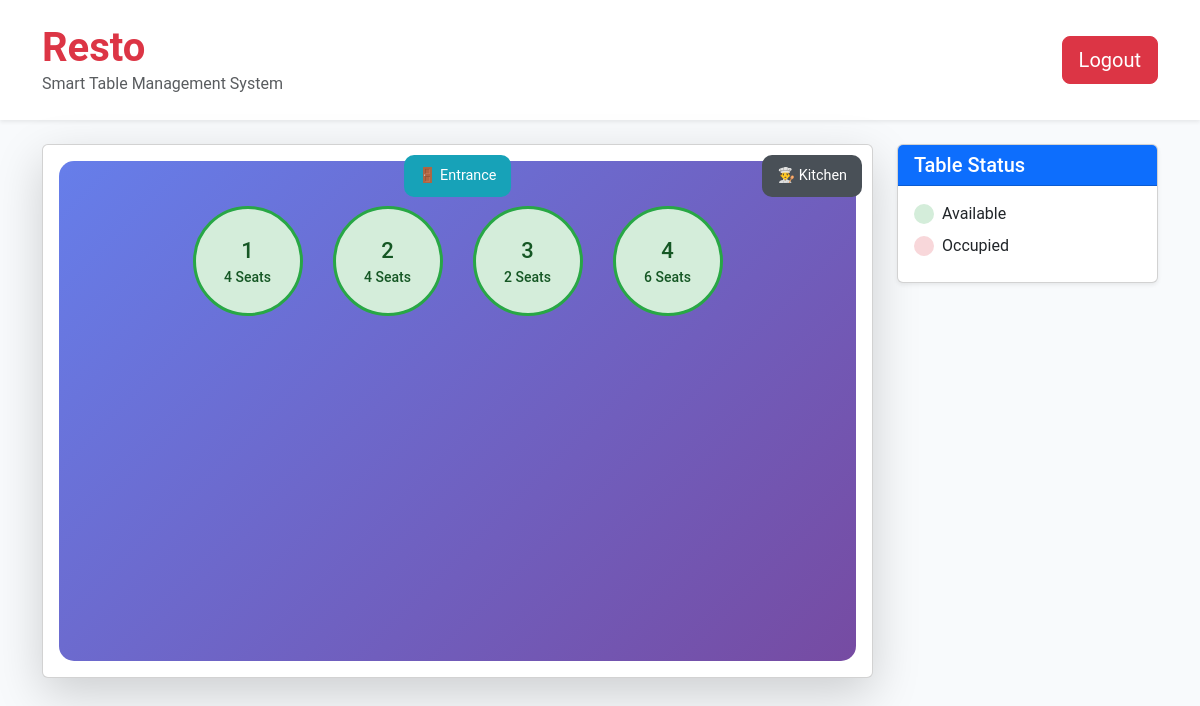
/tables, run on an earlier commit of the app's database.
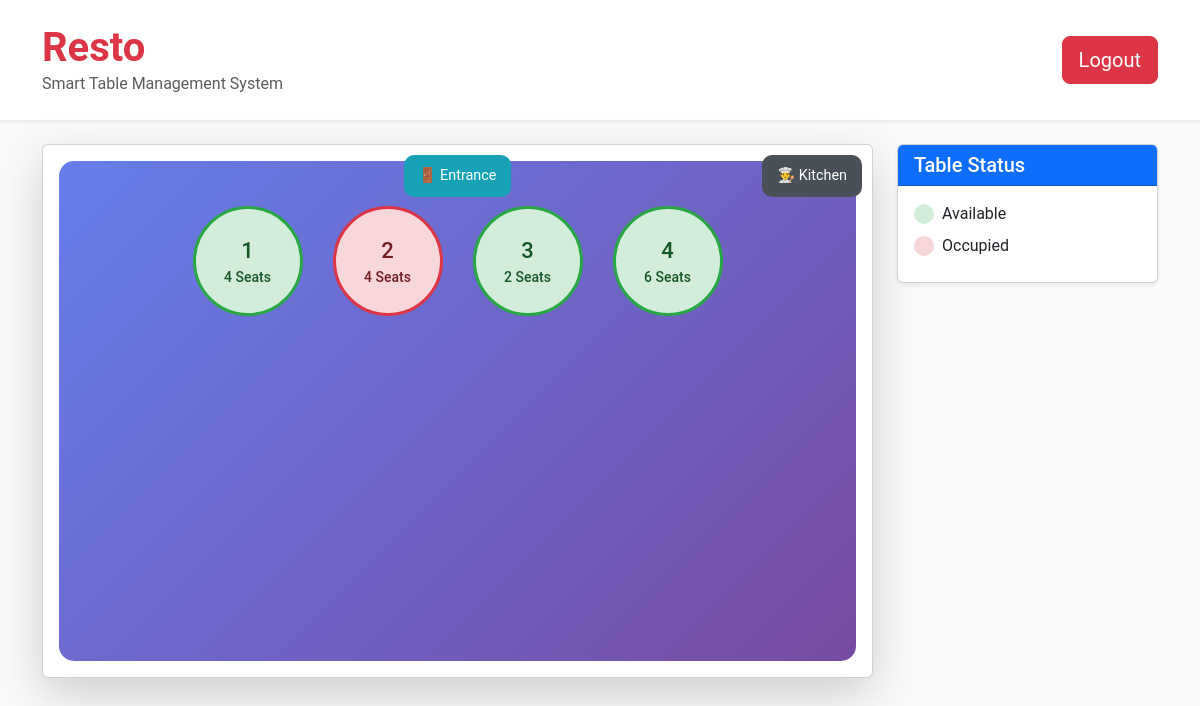
And on a later commit of the database.
### app/models.py (models this page shows)
class Tables(models.Model):
    number=models.IntegerField(unique=True)
    capacity=models.IntegerField()
    location=models.CharField(max_length=100)
    status = models.CharField(max_length=20, default="available")

### app/views.py (the view)
# urls.py: path('tables',views.tables,name='tables'),
def tables(request):
    a=Tables.objects.all()
    return render(request,'Tables.html',{'a':a})

### templates/Tables.html (shortened to what this page needs)
<!DOCTYPE html>
{% load static %}
<html lang="en">
<head>
  <link href="https://cdn.jsdelivr.net/npm/bootstrap@5.3.0/dist/css/bootstrap.min.css" rel="stylesheet">
</head>
<body>
  <header class="bg-white shadow-sm py-4 mb-4">
    <div class="container">
      <div class="row align-items-center">
        <div class="col-md-8">
          <h1 class="display-6 fw-bold text-danger mb-0">Resto</h1>
          <p class="text-muted mb-0">Smart Table Management System</p>
        </div>
        <div class="col-md-4 text-end">
          <a href="{% url 'logout' %}" class="btn btn-danger btn-lg">Logout</a>
        </div>
      </div>
    </div>
  </header>
  <div class="container mb-5">
    <div class="row g-4">
      <div class="col-lg-9">
        <div class="card shadow-lg">
          <div class="card-body position-relative">
            <div class="section-box entrance">🚪 Entrance</div>
            <div class="section-box kitchen">👨‍🍳 Kitchen</div>
            <div class="floor-plan">
              {% for table in a %}
              <a href="{% url 'menu' table.id %}" style="text-decoration:none;">
                <div class="table-item
                  {% if table.status == 'available' %}table-available
                  {% elif table.status == 'occupied' %}table-occupied
                  {% elif table.status == 'reserved' %}table-reserved
                  {% else %}table-cleaning
                  {% endif %}">
                  <span style="font-size:22px;">{{ table.number }}</span>
                  <small>{{ table.capacity }} Seats</small>
                </div>
              </a>
              {% endfor %}
            </div>
          </div>
        </div>
      </div>
      <div class="col-lg-3">
        <div class="card shadow-sm mb-4">
          <div class="card-header bg-primary text-white">
            <h5 class="mb-0">Table Status</h5>
          </div>
          <div class="card-body">
            <div class="d-flex align-items-center mb-2">
              <div class="me-2 rounded-circle table-available" style="width:20px; height:20px;"></div> Available
            </div>
            <div class="d-flex align-items-center mb-2">
              <div class="me-2 rounded-circle table-occupied" style="width:20px; height:20px;"></div> Occupied
            </div>
          </div>
        </div>
      </div>
    </div>
  </div>
</body>
</html>

What changed in the data, as far as the page shows it:
changed Tables (number 2 of 4 on the later page): status "available" → "occupied" (drawn)
